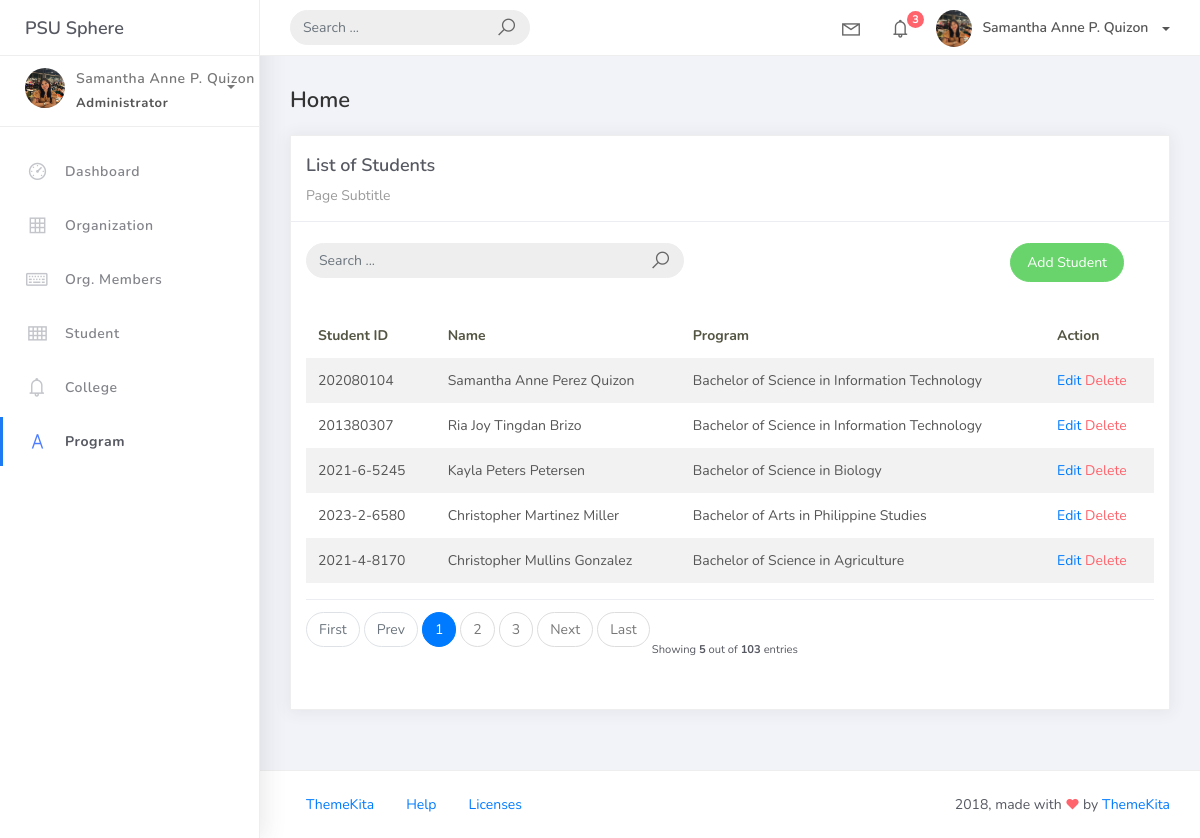
Screenshot of /student_list with the database file from the repository.
### studentorg/models.py (models this page shows, shortened)
class BaseModel (models.Model):
    created_at = models.DateTimeField(auto_now_add=True, db_index=True)
    updated_at = models.DateTimeField(auto_now=True)
    class Meta:
        abstract = True

class Student(BaseModel):
    student_id  = models.CharField(max_length=15)
    lastname = models.CharField(max_length=25)
    firstname = models.CharField(max_length=25)
    middlename = models.CharField(max_length=25, blank=True, null=True)
    program = models.ForeignKey(Program, on_delete=models.CASCADE)

class Program(BaseModel):
    prog_name = models.CharField(max_length=150)
    college = models.ForeignKey(College, on_delete=models.CASCADE)

### studentorg/views.py (the view)
# urls.py: path('student_list', StudentList.as_view(), name='student-list'),
class StudentList(ListView):
    model = Student
    context_object_name = 'student'
    template_name  = 'student_list.html'
    paginate_by = 5
    def get_queryset(self, *args, **kwargs):
         qs = super(StudentList, self).get_queryset(*args, **kwargs)
         if self.request.GET.get("q") != None:
             query = self.request.GET.get('q')
             qs = qs = qs.filter(Q(student_id__icontains=query) |
                           Q(firstname__icontains=query) | Q(lastname__icontains=query) | Q(program__prog_name__icontains=query))
         return qs

### templates/student_list.html
{% extends 'base.html' %} {%load static %}  {% block content %}
<div class="content">
    <div class="container-fluid">
        <h4 class="page-title">Home</h4>
        <div class="row">
            <div class="col-md-12">
                <div class="card">
                    <div class="card-header">
                        <div class="card-title">List of Students</div>
                        <div class="card-category">Page Subtitle</div>
                    </div>
                    <br />
                            <div class="col-md-12 row">
                                <div class="col-md-6">
                                    <form class="navbar-left navbar-form nav-search mr-md-3" action="{% url 'student-list' %}">
                                      <div class="input-group">
                                        <input type="text" placeholder="Search ..." class="form-control" name="q" />
                                        <div class="input-group-append">
                                        <span class="input-group-text">
                                            <i class="la la-search search-icon"></i>
                                        </span>
                                        </div>
                                      </div>
                                    </form>
                                </div>
                                <div class="col-md-6">
                                    <div class="pull-right">
                                        <a href="{% url 'student-add' %}" class="btn btn-success btn-rounded">Add Student</a>
                                    </div>
                                </div>
                            </div>
                    <div class="card-body">
                        <table class="table table-striped mt-3">
                            <thead>
                                <tr>
                                    <th scope="col">Student ID</th>
                                    <th scope="col">Name</th>
                                    <th scope="col">Program</th>
                                    <th scope="col">Action</th>
                                </tr>
                            </thead>
                            <tbody>
                                {% for object in object_list %}
                                <tr>
                                    <td>{{ object.student_id }}</td>
                                    <td>{{ object.firstname }} {{ object.middlename }} {{ object.lastname }}</td>
                                    <td>{{ object.program.prog_name }}</td>
                                    <td>
                                        <a href="student_list/{{ object.id }}">Edit</a>
                                        <a href="student_list/{{ object.id }}/delete" class="text-danger">Delete</a>
                                    </td>
                                </tr>
                                {% empty %}
                                <tr>
                                    <td colspan="4" style="text-align: center">
                                        <p class="text-sm font-weight-bold mb-0">No Records Found</p>
                                    </td>
                                </tr>
                                {% endfor %}
                            </tbody>
                        </table>
                        {% include 'includes/pagination.html' %}
                    </div>
                </div>
            </div>
        </div>
    </div>
</div>
{% endblock %}

### rows the page displays
Student: student_id "202080104", firstname "Samantha Anne", middlename "Perez", lastname "Quizon", program.prog_name "Bachelor of Science in Information Technology"
Student: student_id "201380307", firstname "Ria Joy", middlename "Tingdan", lastname "Brizo", program.prog_name "Bachelor of Science in Information Technology"
Student: student_id "2021-6-5245", firstname "Kayla", middlename "Peters", lastname "Petersen", program.prog_name "Bachelor of Science in Biology"
Student: student_id "2023-2-6580", firstname "Christopher", middlename "Martinez", lastname "Miller", program.prog_name "Bachelor of Arts in Philippine Studies"
Student: student_id "2021-4-8170", firstname "Christopher", middlename "Mullins", lastname "Gonzalez", program.prog_name "Bachelor of Science in Agriculture"

### other values shown
{{ page_num }} "1"
{{ page_num }} "2" "3"
{{ object_list.count }} "5"
{{ paginator.count }} "103"
